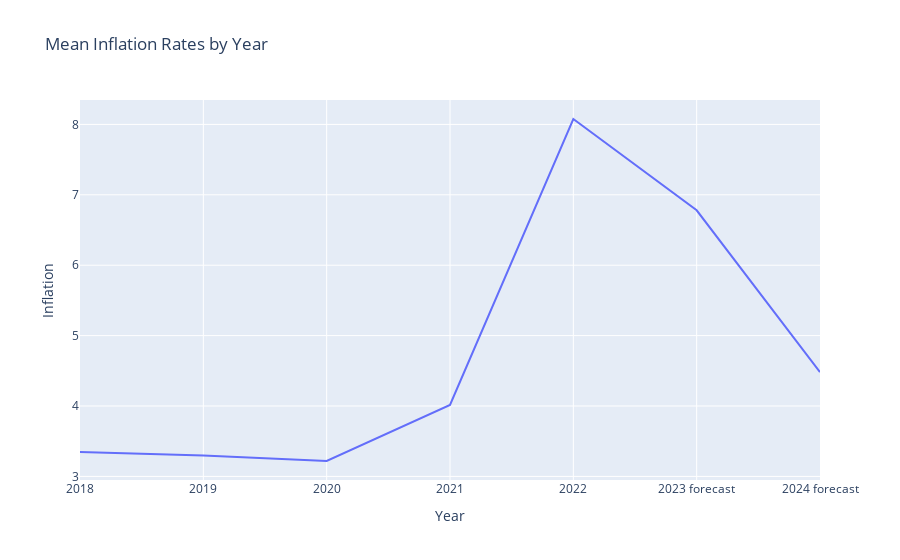

Write notebook code for a chart like this one.
### Code cell
mean_inflation_by_subregion=data.groupby(' Subregion')['Inflation'].mean().reset_index()

mean_inflation_by_year=data.groupby('Year')['Inflation'].mean().reset_index()

fig=px.line(mean_inflation_by_year,x='Year',y='Inflation',title='Mean Inflation Rates by Year')
fig.show()

### Figure 1 — Plotly figure (JSON) as saved in the notebook; plotly's stock layout.template omitted (floating-point values rounded to 4 significant figures)
{"data": [{"hovertemplate": "Year=%{x}<br>Inflation=%{y}<extra></extra>", "legendgroup": "", "line": {"color": "#636efa", "dash": "solid"}, "marker": {"symbol": "circle"}, "mode": "lines", "name": "", "orientation": "v", "showlegend": false, "type": "scatter", "x": ["2018", "2019", "2020", "2021", "2022", "2023 forecast", "2024 forecast"], "xaxis": "x", "y": [3.347, 3.298, 3.219, 4.015, 8.077, 6.78, 4.482], "yaxis": "y"}], "layout": {"legend": {"tracegroupgap": 0}, "title": {"text": "Mean Inflation Rates by Year"}, "xaxis": {"anchor": "y", "domain": [0, 1], "title": {"text": "Year"}}, "yaxis": {"anchor": "x", "domain": [0, 1], "title": {"text": "Inflation"}}}}
